Frame 1 (no input): blank canvas, image omitted
Frame 60 (no input): blank canvas, image omitted
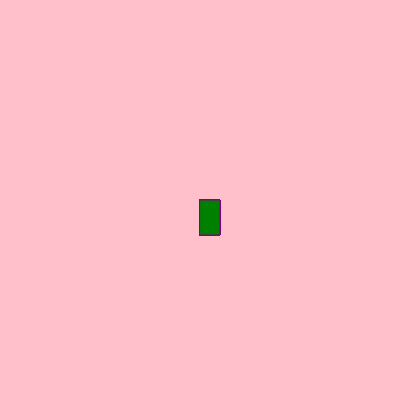
Frame 120 (the mouse pressed at the canvas centre since frame 60)

The p5.js sketch whose frames 1 and 60 were blank and that drew this single picture after the mouse press (run headless with seeded random() and noise() and a simulated clock; from frame 60 on, the mouse is pressed at the canvas centre):

// p5.js sketch
// ── sketch.js
function setup() {
    createCanvas(400, 400);
  background("pink");
  }
  
  function draw() {
    
    stroke("purple");
    fill("green");
    
  // console.log(mouseIsPressed);
  
    if (mouseIsPressed) { 
     rect(mouseX, mouseY, 20, 35)
    }
  }
